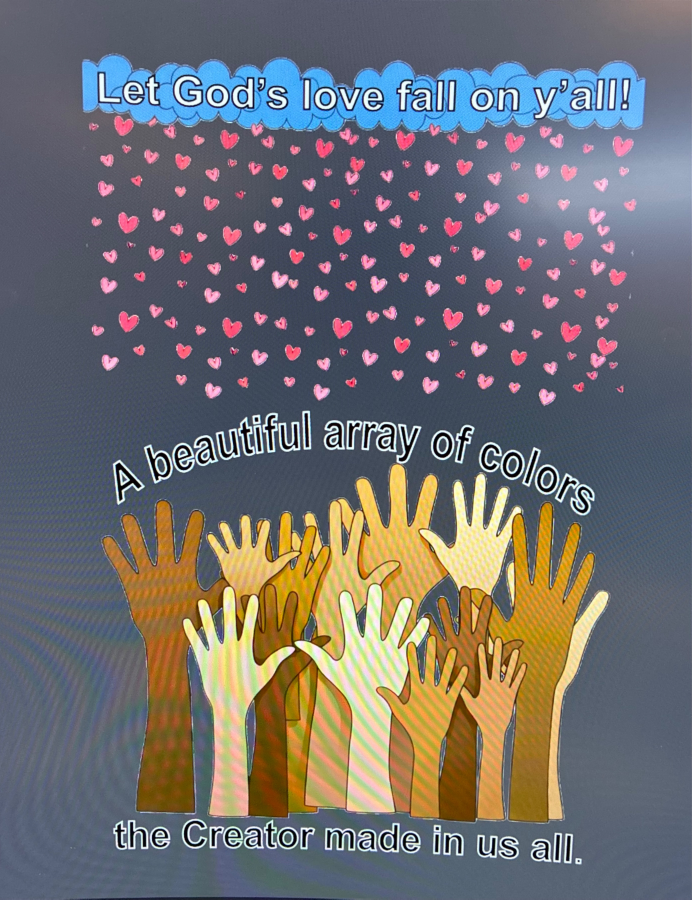
#> input picture dataset/gold/before/before6.jpg, 2767 x 3597 px (shown at 1/4 size)
$ python -i __init__.py   (imports and definitions only)
#> lines starting #> are read from the running program, lines starting #| are printed output that depends on the picture
#> further down, picture is the input picture: PIL image 2767x3597 RGB; mean R, G, B 112.1, 110.4, 111.3
"""Image quality analysis - screening & scoring against heat-transfer standards.

The central function is `analyze_image()`, which examines:
- Resolution (DPI at 30x30cm @ 300dpi)
- Sharpness (Laplacian variance)
- Noise level
- Contrast
- Color uniformity (grid-based CV)
- Edge quality / jaggedness
- Format (PNG transparent background requirement)
"""

import io
import math
import base64
import statistics
import random
from pathlib import Path
from PIL import Image, ImageFilter, ImageStat, ImageOps

# ---------------------------------------------------------------------------
# Print standard constants
# ---------------------------------------------------------------------------
PRINT_DPI = 300
CM_TO_INCH = 1 / 2.54
DEFAULT_PRINT_CM = 30


# ---------------------------------------------------------------------------
# Edge quality analysis
# ---------------------------------------------------------------------------

def check_edge_quality(gray_img):
    """Check if edges are clean/smooth vs jagged/fragmented.

    Uses local gradient consistency: at each edge pixel, compare the
    gradient direction with its neighbors. Clean edges have consistent
    local directions; jagged edges have rapidly changing directions.
    """
    w, h = gray_img.size
#> w = 2767; h = 3597
    sample_size = min(w, 1200)
#> sample_size = 1200
    if w > sample_size:
        gray_img = gray_img.resize((sample_size, int(h * sample_size / w)), Image.LANCZOS)
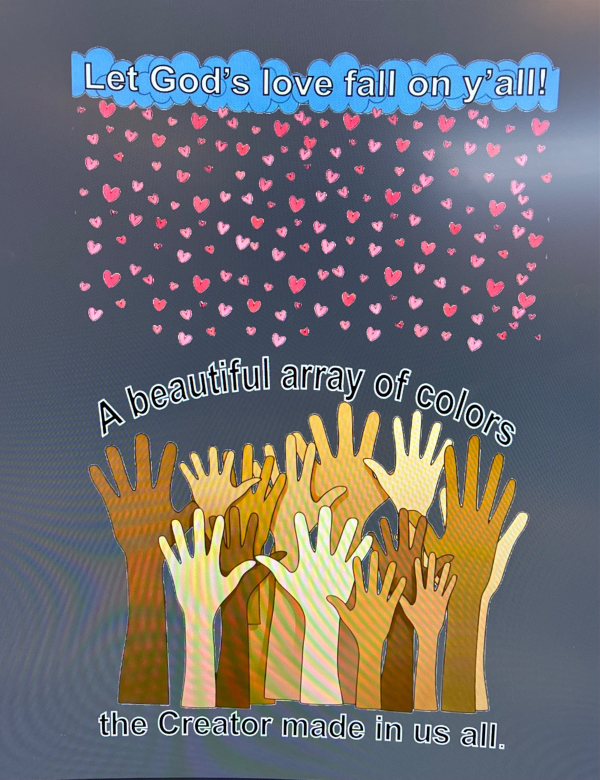
#> gray_img: PIL image 1200x1559 RGB (shown at 1/2 size); mean R, G, B 112.1, 110.4, 111.3

    # Sobel-like edge detection
    kx = ImageFilter.Kernel((3, 3), [-1, 0, 1, -2, 0, 2, -1, 0, 1], scale=4, offset=128)
    ky = ImageFilter.Kernel((3, 3), [-1, -2, -1, 0, 0, 0, 1, 2, 1], scale=4, offset=128)

    gx = gray_img.filter(kx)
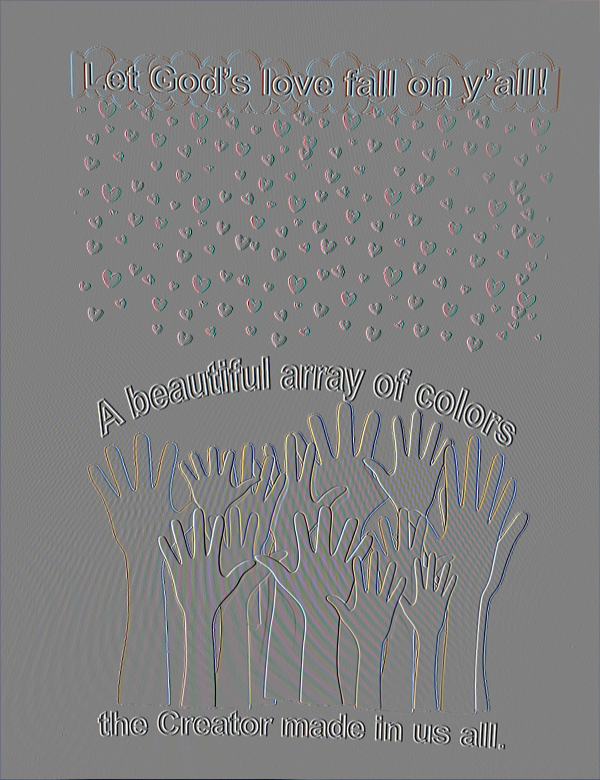
#> gx: PIL image 1200x1559 RGB (shown at 1/2 size); mean R, G, B 128, 128.1, 128.1
    gy = gray_img.filter(ky)
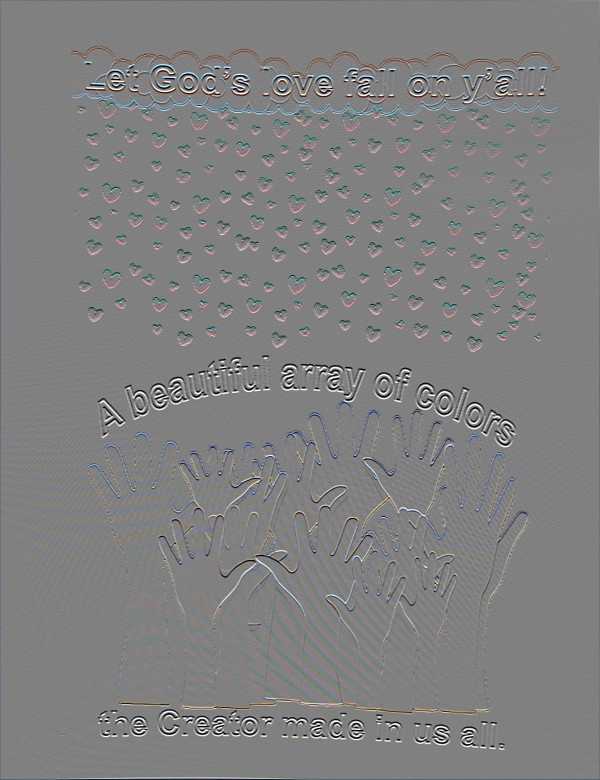
#> gy: PIL image 1200x1559 RGB (shown at 1/2 size); mean R, G, B 128.1, 128.1, 128.1

    w2, h2 = gray_img.size
#> w2 = 1200; h2 = 1559
    pixels_gx = list(gx.getdata())
#> pixels_gx = 1870800 items
    pixels_gy = list(gy.getdata())
#> pixels_gy = 1870800 items

    magnitudes = []
    edge_pixels = []
    edge_mask = [False] * (w2 * h2)

    for y in range(1, h2 - 1):
        for x in range(1, w2 - 1):
            idx = y * w2 + x
            dx = pixels_gx[idx] - 128
            dy = pixels_gy[idx] - 128
            mag = math.sqrt(dx * dx + dy * dy)
            magnitudes.append(mag)
            if mag > 12:
                dir_val = math.atan2(dy, dx)
                edge_pixels.append((y, x, dir_val))
                edge_mask[idx] = True
#> after the loop, edge_mask = 1870800 items; edge_pixels = []; magnitudes = []

    if len(edge_pixels) < 50:
        return 0.0, "pass", "边缘柔和，无明显锯齿"

    sample_size_edges = min(500, len(edge_pixels))
    sampled = random.sample(edge_pixels, sample_size_edges)

    consistency_scores = []
    window = 3

    for cy, cx, main_dir in sampled:
        same_dir = 0
        total_neighbors = 0
        for dy in range(-window, window + 1):
            for dx in range(-window, window + 1):
                if dy == 0 and dx == 0:
                    continue
                ny, nx = cy + dy, cx + dx
                if 0 <= ny < h2 and 0 <= nx < w2:
                    nidx = ny * w2 + nx
                    if edge_mask[nidx]:
                        total_neighbors += 1
                        ndx = pixels_gx[nidx] - 128
                        ndy = pixels_gy[nidx] - 128
                        if ndx != 0 or ndy != 0:
                            ndir = math.atan2(ndy, ndx)
                            diff = abs(ndir - main_dir)
                            if diff > math.pi:
                                diff = 2 * math.pi - diff
                            if diff < math.pi / 4:
                                same_dir += 1

        if total_neighbors >= 2:
            ratio = same_dir / total_neighbors
            consistency_scores.append(ratio)

    if not consistency_scores:
        return 0.0, "pass", "无法评估边缘"

    avg_consistency = statistics.mean(consistency_scores)
    jaggedness = 1.0 - avg_consistency

    if avg_consistency >= 0.6:
        return round(jaggedness, 3), "pass", "边缘清晰平滑"
    elif avg_consistency >= 0.35:
        return round(jaggedness, 3), "warn", "边缘存在轻微锯齿，建议描边检查"
    else:
        return round(jaggedness, 3), "fail", "边缘锯齿严重，需要修整"


# ---------------------------------------------------------------------------
# Color uniformity analysis
# ---------------------------------------------------------------------------

# [251 lines left out: functions check_color_uniformity, analyze_image, not called in this run]

>>> from PIL import Image
>>> picture = Image.open('../../../dataset/gold/before/before6.jpg')
#> (the run stopped early here; a loop or call above may not have finished)
